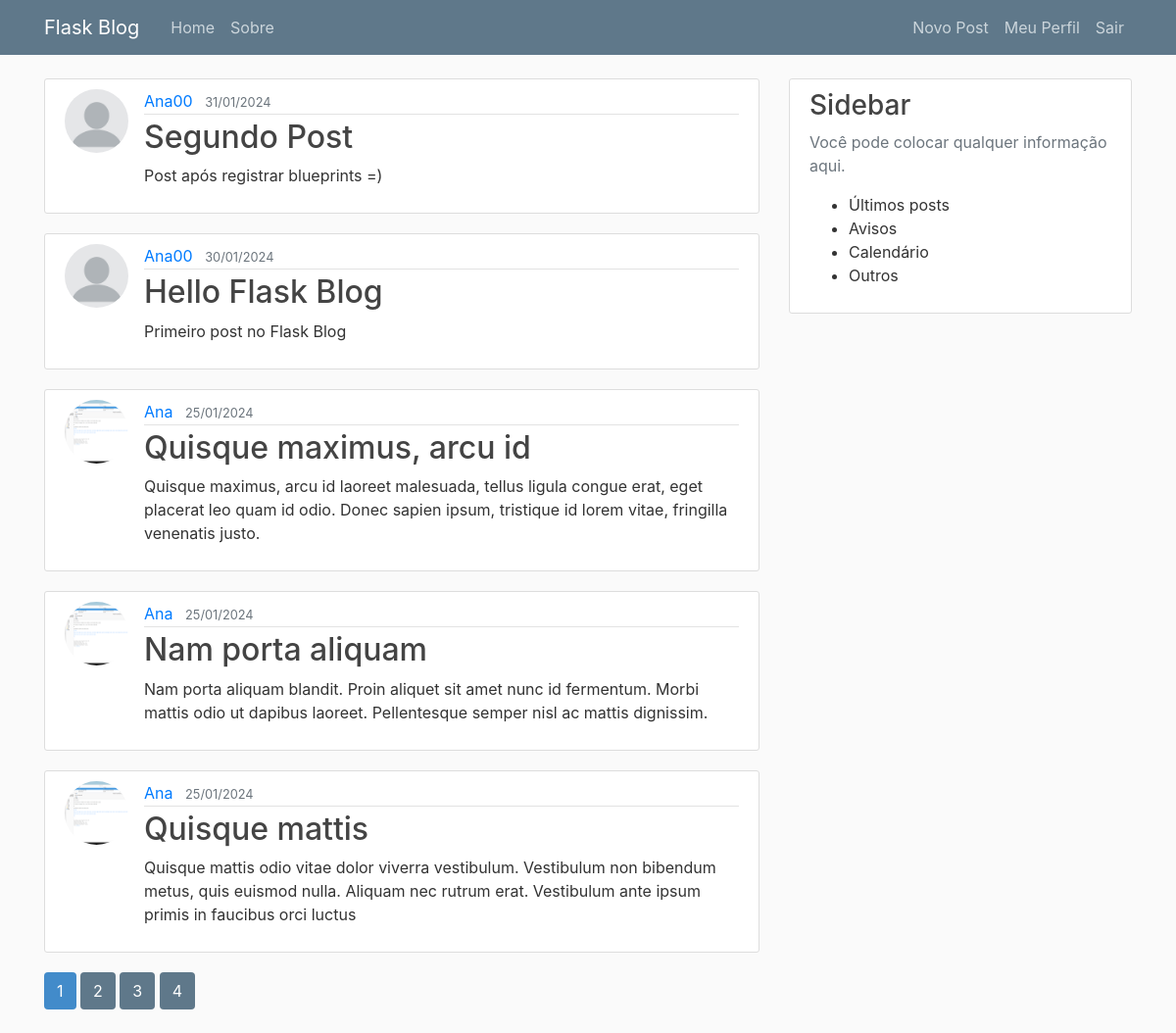
/home (signed in), run on the app's committed database.
### flaskblog/models.py (models this page shows, shortened)
class Post(db.Model):
    id = db.Column(db.Integer, primary_key=True)
    title = db.Column(db.String(100), nullable=False)
    date_posted = db.Column(db.DateTime, nullable=False, default=datetime.utcnow)
    content = db.Column(db.Text, nullable=False)
    user_id = db.Column(db.Integer, db.ForeignKey('user.id'), nullable=False)

class User(db.Model, UserMixin):
    id = db.Column(db.Integer, primary_key=True)
    username = db.Column(db.String(20), unique=True, nullable=False)
    email = db.Column(db.String(120), unique=True, nullable=False)
    image_file = db.Column(db.String(20), nullable=False, default='default.jpg')
    password = db.Column(db.String(60), nullable=False)
    posts = db.relationship('Post', backref='author', lazy=True)

### flaskblog/main/routes.py (the view)
@main.route("/")
@main.route("/home")
def home():
    page = request.args.get('page', 1, type=int)
    posts = Post.query.order_by(Post.date_posted.desc()).paginate(page=page, per_page=5)
    return render_template('home.html', posts=posts)

### flaskblog/models.py (called while the page is built)
@login_manager.user_loader
def load_user(user_id):
    return User.query.get(int(user_id))

### flaskblog/templates/home.html
{% extends 'layout.html' %}
{% block content %}
    {% for post in posts.items %}
        <article class="media content-section">
            <img class="rounded-circle article-img" src="{{ url_for('static', filename='profile_pics/' + post.author.image_file) }}">
            <div class="media-body">
                <div class="article-metadata">
                    <a class="mr-2" href="{{ url_for('users.user_post', username=post.author.username) }}">{{ post.author.username }}</a>
                    <small class="text-muted">{{ post.date_posted.strftime('%d/%m/%Y') }}</small>
                </div>
                <h2><a class="article-title" href="{{ url_for('posts.post', post_id=post.id) }}">{{ post.title }}</a></h2>
                <p class="article-content">{{ post.content }}</p>
            </div>
        </article>
    {% endfor %}
    {% for page_num in posts.iter_pages(left_edge=1, right_edge=1, left_current=1, right_current=2) %}
        {% if page_num %}
            {% if posts.page == page_num %}
                <a class="btn btn-pagination mb-4" href="{{ url_for('main.home', page=page_num) }}">{{ page_num }}</a>
            {% else %}
                <a class="btn btn-pagination-current mb-4" href="{{ url_for('main.home', page=page_num) }}">{{ page_num }}</a>
            {% endif %}
            {% else %}
                ...
        {% endif %}
    {% endfor %}
{% endblock content %}

### flaskblog/static/main.css (style rules this page uses)
body { background: #fafafa; color: #333333; margin-top: 5rem; }
h1, h2, h3, h4, h5, h6 { color: #444444; }
.content-section { background: #ffffff; padding: 10px 20px; border: 1px solid #dddddd; border-radius: 3px; margin-bottom: 20px; }
.article-title { color: #444444; }
.article-content { white-space: pre-line; }
.article-img { height: 65px; width: 65px; margin-right: 16px; }
.article-metadata { padding-bottom: 1px; margin-bottom: 4px; border-bottom: 1px solid #e3e3e3 }
.btn-pagination { color: #ffffff; background-color: #428bca; }
.btn-pagination-current { color: #ffffff; background-color: #5f788a; }

### data on the page
Post: image_file (placeholder picture), author.username "Ana00", date_posted "31/01/2024", title "Segundo Post", content "Post após registrar blueprints =)"
Post: image_file (placeholder picture), author.username "Ana00", date_posted "30/01/2024", title "Hello Flask Blog", content "Primeiro post no Flask Blog"
Post: image_file (picture), author.username "Ana", date_posted "25/01/2024", title "Quisque maximus, arcu id", content "Quisque maximus, arcu id laoreet malesuada, tellus ligula congue erat, eget placerat leo quam id odio. Donec sapien ipsum, tristique id lorem vitae, fringilla venenatis justo."
Post: image_file (picture), author.username "Ana", date_posted "25/01/2024", title "Nam porta aliquam", content "Nam porta aliquam blandit. Proin aliquet sit amet nunc id fermentum. Morbi mattis odio ut dapibus laoreet. Pellentesque semper nisl ac mattis dignissim."
Post: image_file (picture), author.username "Ana", date_posted "25/01/2024", title "Quisque mattis", content "Quisque mattis odio vitae dolor viverra vestibulum. Vestibulum non bibendum metus, quis euismod nulla. Aliquam nec rutrum erat. Vestibulum ante ipsum primis in faucibus orci luctus"

### other printed values
{{ page_num }} "1"
{{ page_num }} "2" "3" "4"
